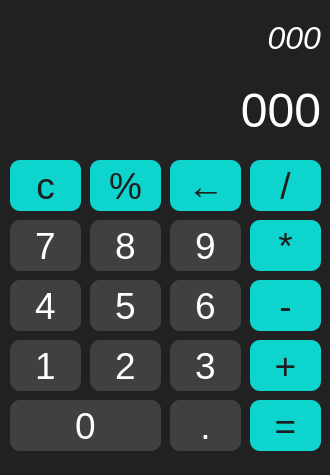
<?xml version="1.0" encoding="UTF-8"?>
<ui version="4.0">
 <class>MainWindow</class>
 <widget class="QMainWindow" name="MainWindow">
  <property name="geometry">
   <rect>
    <x>0</x>
    <y>0</y>
    <width>330</width>
    <height>475</height>
   </rect>
  </property>
  <property name="minimumSize">
   <size>
    <width>330</width>
    <height>475</height>
   </size>
  </property>
  <property name="maximumSize">
   <size>
    <width>330</width>
    <height>475</height>
   </size>
  </property>
  <property name="font">
   <font>
    <pointsize>28</pointsize>
   </font>
  </property>
  <property name="windowTitle">
   <string>MainWindow</string>
  </property>
  <property name="windowOpacity">
   <double>1.000000000000000</double>
  </property>
  <property name="styleSheet">
   <string notr="true">
QWidget#centralwidget{
background-color: rgb(33, 33, 33);
}
QPushButton{
color: #ffffff;
	background-color: rgb(64,64,64);
	border-radius: 10px
}
QLabel{
color: #ffffff
}</string>
  </property>
  <widget class="QWidget" name="centralwidget">
   <widget class="QLabel" name="label">
    <property name="geometry">
     <rect>
      <x>10</x>
      <y>70</y>
      <width>311</width>
      <height>81</height>
     </rect>
    </property>
    <property name="font">
     <font>
      <family>Arial</family>
      <pointsize>20</pointsize>
      <weight>50</weight>
      <italic>false</italic>
      <bold>false</bold>
     </font>
    </property>
    <property name="text">
     <string>&lt;html&gt;&lt;head/&gt;&lt;body&gt;&lt;p&gt;&lt;span style=&quot; font-size:36pt; font-style:normal;&quot;&gt;000&lt;/span&gt;&lt;/p&gt;&lt;/body&gt;&lt;/html&gt;</string>
    </property>
    <property name="alignment">
     <set>Qt::AlignRight|Qt::AlignTrailing|Qt::AlignVCenter</set>
    </property>
   </widget>
   <widget class="QLabel" name="label_2">
    <property name="geometry">
     <rect>
      <x>20</x>
      <y>20</y>
      <width>301</width>
      <height>41</height>
     </rect>
    </property>
    <property name="font">
     <font>
      <italic>true</italic>
      <underline>false</underline>
      <strikeout>false</strikeout>
      <kerning>true</kerning>
     </font>
    </property>
    <property name="lineWidth">
     <number>1</number>
    </property>
    <property name="text">
     <string>&lt;html&gt;&lt;head/&gt;&lt;body&gt;&lt;p&gt;&lt;span style=&quot; font-size:24pt;&quot;&gt;000&lt;/span&gt;&lt;/p&gt;&lt;/body&gt;&lt;/html&gt;</string>
    </property>
    <property name="alignment">
     <set>Qt::AlignRight|Qt::AlignTop|Qt::AlignTrailing</set>
    </property>
    <property name="margin">
     <number>0</number>
    </property>
    <property name="openExternalLinks">
     <bool>false</bool>
    </property>
   </widget>
   <widget class="QPushButton" name="ce">
    <property name="geometry">
     <rect>
      <x>10</x>
      <y>160</y>
      <width>71</width>
      <height>51</height>
     </rect>
    </property>
    <property name="font">
     <font>
      <pointsize>28</pointsize>
     </font>
    </property>
    <property name="styleSheet">
     <string notr="true">color: #1e1e1e;
background-color: #0ed4ce</string>
    </property>
    <property name="text">
     <string>c</string>
    </property>
   </widget>
   <widget class="QPushButton" name="percent">
    <property name="geometry">
     <rect>
      <x>90</x>
      <y>160</y>
      <width>71</width>
      <height>51</height>
     </rect>
    </property>
    <property name="font">
     <font>
      <pointsize>28</pointsize>
     </font>
    </property>
    <property name="styleSheet">
     <string notr="true">color: #1e1e1e;
background-color: #0ed4ce</string>
    </property>
    <property name="text">
     <string>%</string>
    </property>
   </widget>
   <widget class="QPushButton" name="otmena">
    <property name="geometry">
     <rect>
      <x>170</x>
      <y>160</y>
      <width>71</width>
      <height>51</height>
     </rect>
    </property>
    <property name="font">
     <font>
      <pointsize>28</pointsize>
     </font>
    </property>
    <property name="styleSheet">
     <string notr="true">color: #1e1e1e;
background-color: #0ed4ce</string>
    </property>
    <property name="text">
     <string>←</string>
    </property>
   </widget>
   <widget class="QPushButton" name="delit">
    <property name="geometry">
     <rect>
      <x>250</x>
      <y>160</y>
      <width>71</width>
      <height>51</height>
     </rect>
    </property>
    <property name="font">
     <font>
      <pointsize>28</pointsize>
     </font>
    </property>
    <property name="styleSheet">
     <string notr="true">color: #1e1e1e;
background-color: #0ed4ce</string>
    </property>
    <property name="text">
     <string>/</string>
    </property>
   </widget>
   <widget class="QPushButton" name="nine">
    <property name="geometry">
     <rect>
      <x>170</x>
      <y>220</y>
      <width>71</width>
      <height>51</height>
     </rect>
    </property>
    <property name="font">
     <font>
      <pointsize>28</pointsize>
     </font>
    </property>
    <property name="text">
     <string>9</string>
    </property>
   </widget>
   <widget class="QPushButton" name="umnozhit">
    <property name="geometry">
     <rect>
      <x>250</x>
      <y>220</y>
      <width>71</width>
      <height>51</height>
     </rect>
    </property>
    <property name="font">
     <font>
      <pointsize>28</pointsize>
     </font>
    </property>
    <property name="styleSheet">
     <string notr="true">color: #1e1e1e;
background-color: #0ed4ce</string>
    </property>
    <property name="text">
     <string>*</string>
    </property>
   </widget>
   <widget class="QPushButton" name="seven">
    <property name="geometry">
     <rect>
      <x>10</x>
      <y>220</y>
      <width>71</width>
      <height>51</height>
     </rect>
    </property>
    <property name="font">
     <font>
      <pointsize>28</pointsize>
     </font>
    </property>
    <property name="text">
     <string>7</string>
    </property>
   </widget>
   <widget class="QPushButton" name="eight">
    <property name="geometry">
     <rect>
      <x>90</x>
      <y>220</y>
      <width>71</width>
      <height>51</height>
     </rect>
    </property>
    <property name="font">
     <font>
      <pointsize>28</pointsize>
     </font>
    </property>
    <property name="text">
     <string>8</string>
    </property>
   </widget>
   <widget class="QPushButton" name="six">
    <property name="geometry">
     <rect>
      <x>170</x>
      <y>280</y>
      <width>71</width>
      <height>51</height>
     </rect>
    </property>
    <property name="font">
     <font>
      <pointsize>28</pointsize>
     </font>
    </property>
    <property name="text">
     <string>6</string>
    </property>
   </widget>
   <widget class="QPushButton" name="minus">
    <property name="geometry">
     <rect>
      <x>250</x>
      <y>280</y>
      <width>71</width>
      <height>51</height>
     </rect>
    </property>
    <property name="font">
     <font>
      <pointsize>28</pointsize>
     </font>
    </property>
    <property name="styleSheet">
     <string notr="true">color: #1e1e1e;
background-color: #0ed4ce</string>
    </property>
    <property name="text">
     <string>-</string>
    </property>
   </widget>
   <widget class="QPushButton" name="four">
    <property name="geometry">
     <rect>
      <x>10</x>
      <y>280</y>
      <width>71</width>
      <height>51</height>
     </rect>
    </property>
    <property name="font">
     <font>
      <pointsize>28</pointsize>
     </font>
    </property>
    <property name="text">
     <string>4</string>
    </property>
   </widget>
   <widget class="QPushButton" name="five">
    <property name="geometry">
     <rect>
      <x>90</x>
      <y>280</y>
      <width>71</width>
      <height>51</height>
     </rect>
    </property>
    <property name="font">
     <font>
      <pointsize>28</pointsize>
     </font>
    </property>
    <property name="text">
     <string>5</string>
    </property>
   </widget>
   <widget class="QPushButton" name="three">
    <property name="geometry">
     <rect>
      <x>170</x>
      <y>340</y>
      <width>71</width>
      <height>51</height>
     </rect>
    </property>
    <property name="font">
     <font>
      <pointsize>28</pointsize>
     </font>
    </property>
    <property name="text">
     <string>3</string>
    </property>
   </widget>
   <widget class="QPushButton" name="plus">
    <property name="geometry">
     <rect>
      <x>250</x>
      <y>340</y>
      <width>71</width>
      <height>51</height>
     </rect>
    </property>
    <property name="font">
     <font>
      <pointsize>28</pointsize>
     </font>
    </property>
    <property name="styleSheet">
     <string notr="true">color: #1e1e1e;
background-color: #0ed4ce</string>
    </property>
    <property name="text">
     <string>+</string>
    </property>
   </widget>
   <widget class="QPushButton" name="one">
    <property name="geometry">
     <rect>
      <x>10</x>
      <y>340</y>
      <width>71</width>
      <height>51</height>
     </rect>
    </property>
    <property name="font">
     <font>
      <pointsize>28</pointsize>
     </font>
    </property>
    <property name="text">
     <string>1</string>
    </property>
   </widget>
   <widget class="QPushButton" name="two">
    <property name="geometry">
     <rect>
      <x>90</x>
      <y>340</y>
      <width>71</width>
      <height>51</height>
     </rect>
    </property>
    <property name="font">
     <font>
      <pointsize>28</pointsize>
     </font>
    </property>
    <property name="text">
     <string>2</string>
    </property>
   </widget>
   <widget class="QPushButton" name="dot">
    <property name="geometry">
     <rect>
      <x>170</x>
      <y>400</y>
      <width>71</width>
      <height>51</height>
     </rect>
    </property>
    <property name="font">
     <font>
      <pointsize>28</pointsize>
     </font>
    </property>
    <property name="text">
     <string>.</string>
    </property>
   </widget>
   <widget class="QPushButton" name="ravno">
    <property name="geometry">
     <rect>
      <x>250</x>
      <y>400</y>
      <width>71</width>
      <height>51</height>
     </rect>
    </property>
    <property name="font">
     <font>
      <pointsize>28</pointsize>
     </font>
    </property>
    <property name="styleSheet">
     <string notr="true">color: #1e1e1e;
background-color: #0ed4ce       </string>
    </property>
    <property name="text">
     <string>=</string>
    </property>
   </widget>
   <widget class="QPushButton" name="zero">
    <property name="geometry">
     <rect>
      <x>10</x>
      <y>400</y>
      <width>151</width>
      <height>51</height>
     </rect>
    </property>
    <property name="font">
     <font>
      <pointsize>28</pointsize>
     </font>
    </property>
    <property name="text">
     <string>0</string>
    </property>
   </widget>
  </widget>
 </widget>
 <resources/>
 <connections/>
</ui>
